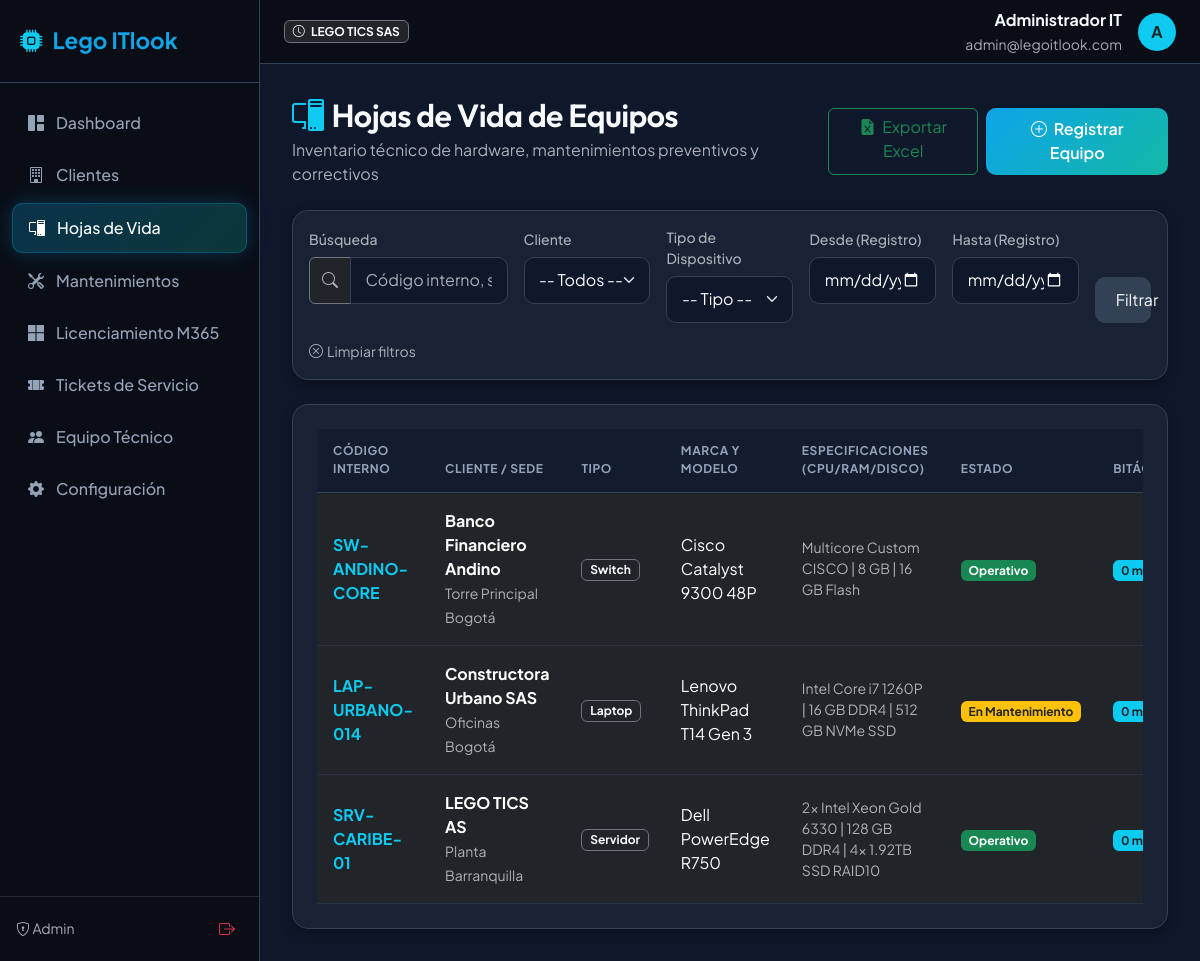
The app's page /assets/ (signed in), older data.
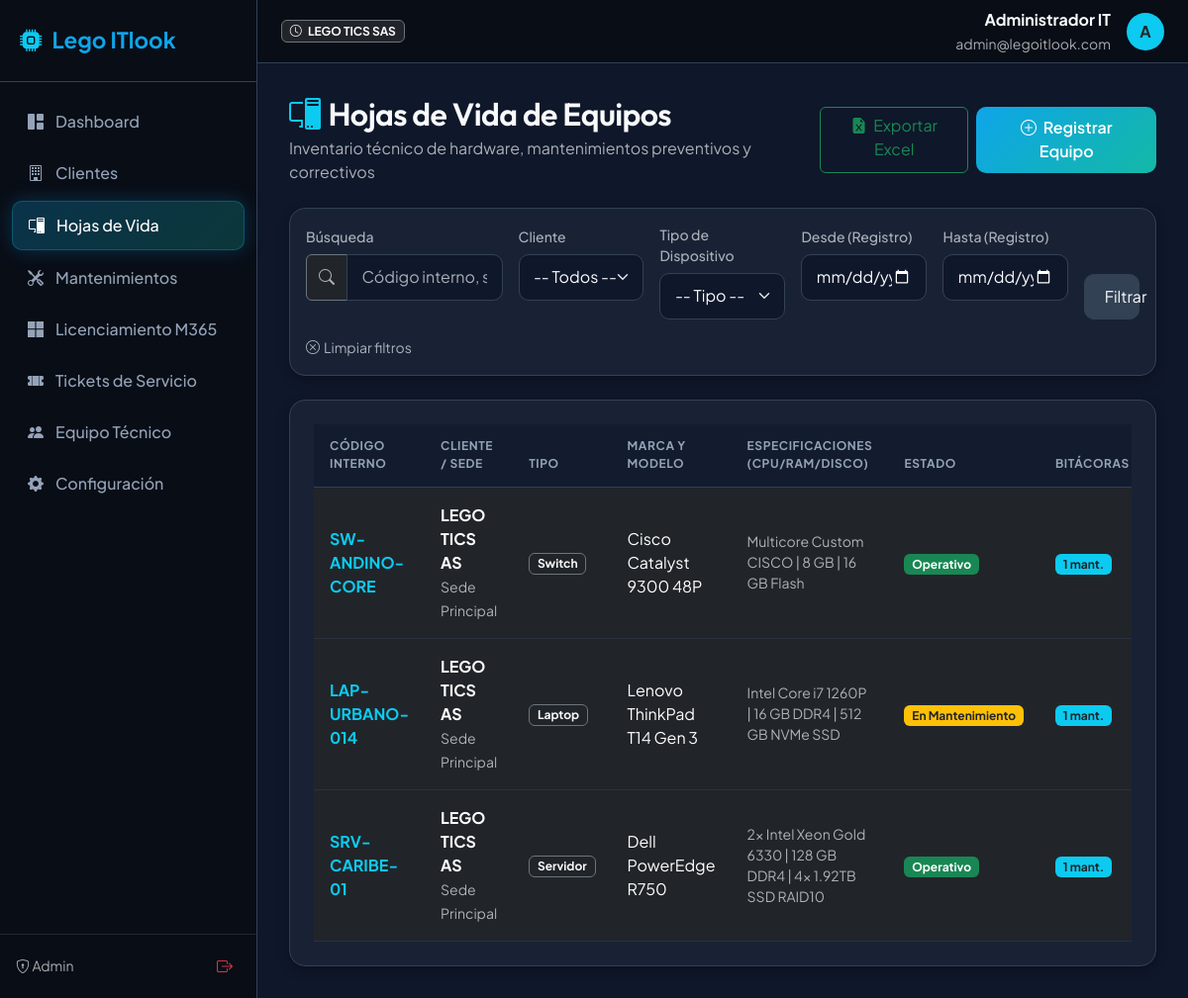
The same page, newer data.
### app/models/asset.py (models this page shows, shortened)
class Asset(db.Model):
    __tablename__ = 'assets'
    id = db.Column(db.Integer, primary_key=True)
    internal_code = db.Column(db.String(50), unique=True, nullable=False) # Código interno / Serial
    serial_number = db.Column(db.String(100), nullable=True)
    device_type = db.Column(db.String(50), nullable=False) # Servidor, PC, Laptop, Switch, Router, Impresora, Otro
    brand = db.Column(db.String(80), nullable=False)
    model = db.Column(db.String(100), nullable=False)
    cpu = db.Column(db.String(100), nullable=True)
    ram = db.Column(db.String(50), nullable=True)
    storage = db.Column(db.String(100), nullable=True)
    os_installed = db.Column(db.String(100), nullable=True)
    status = db.Column(db.String(30), default='Operativo', nullable=False) # Operativo, En Mantenimiento, Dado de baja
    client_id = db.Column(db.Integer, db.ForeignKey('clients.id'), nullable=False)
    location_id = db.Column(db.Integer, db.ForeignKey('locations.id'), nullable=True)
    notes = db.Column(db.Text, nullable=True)
    created_at = db.Column(db.DateTime, default=datetime.utcnow)
    maintenance_logs = db.relationship('MaintenanceLog', backref='asset', lazy=True, cascade='all, delete-orphan')
    tickets = db.relationship('Ticket', backref='asset', lazy=True)
    maintenance_items = db.relationship('MaintenanceEventItem', backref='asset', lazy=True)
    @property
    def maintenance_records(self):
        from app.models.maintenance import MaintenanceEvent
        items = [it for it in self.maintenance_items
                 if it.event and it.event.status == MaintenanceEvent.STATUS_DONE]
        return sorted(items, key=lambda it: it.event.finished_at or it.event.opened_at, reverse=True)

### app/models/client.py (models this page shows, shortened)
class Client(db.Model):
    __tablename__ = 'clients'
    id = db.Column(db.Integer, primary_key=True)
    company_name = db.Column(db.String(150), nullable=False) # Razón social
    tax_id = db.Column(db.String(50), unique=True, nullable=False) # NIT / Identificación tributaria
    contact_name = db.Column(db.String(120), nullable=False)
    contact_email = db.Column(db.String(120), nullable=False)
    contact_phone = db.Column(db.String(50), nullable=False)
    address = db.Column(db.String(255), nullable=True)
    is_active = db.Column(db.Boolean, default=True, nullable=False)
    created_at = db.Column(db.DateTime, default=datetime.utcnow)
    locations = db.relationship('Location', backref='client', lazy=True, cascade='all, delete-orphan')
    contacts = db.relationship('ClientContact', backref='client', lazy=True, cascade='all, delete-orphan')
    assets = db.relationship('Asset', backref='client', lazy=True, cascade='all, delete-orphan')
    licenses = db.relationship('MicrosoftLicense', backref='client', lazy=True, cascade='all, delete-orphan')
    tickets = db.relationship('Ticket', backref='client', lazy=True, cascade='all, delete-orphan')
    maintenance_events = db.relationship('MaintenanceEvent', backref='client', lazy=True, cascade='all, delete-orphan')

class Location(db.Model):
    __tablename__ = 'locations'
    id = db.Column(db.Integer, primary_key=True)
    client_id = db.Column(db.Integer, db.ForeignKey('clients.id'), nullable=False)
    name = db.Column(db.String(100), nullable=False) # Nombre Sede/Departamento
    address = db.Column(db.String(255), nullable=True)
    city = db.Column(db.String(100), nullable=True)
    contact_person = db.Column(db.String(120), nullable=True)
    contact_phone = db.Column(db.String(50), nullable=True)
    created_at = db.Column(db.DateTime, default=datetime.utcnow)
    assets = db.relationship('Asset', backref='location', lazy=True)
    tickets = db.relationship('Ticket', backref='location', lazy=True)

### app/routes/assets.py (the view, shortened to what this page needs)
@assets_bp.route('/')
@login_required
def index():
    query = request.args.get('q', '').strip()
    client_id = request.args.get('client_id', type=int)
    device_type = request.args.get('device_type', '').strip()
    status = request.args.get('status', '').strip()
    date_from_str = request.args.get('date_from', '').strip()
    date_to_str = request.args.get('date_to', '').strip()
    assets_query = Asset.query
    if client_id:
        assets_query = assets_query.filter_by(client_id=client_id)
    if device_type:
        assets_query = assets_query.filter_by(device_type=device_type)
    if status:
        assets_query = assets_query.filter_by(status=status)
    if date_from_str:
        try:
            date_from = datetime.strptime(date_from_str, '%Y-%m-%d')
            assets_query = assets_query.filter(Asset.created_at >= date_from)
        except (ValueError, TypeError):
            pass
    assets_list = assets_query.order_by(Asset.created_at.desc()).all()
    clients = Client.query.filter_by(is_active=True).order_by(Client.company_name.asc()).all()
    device_types = ['Servidor', 'PC Desktop', 'Laptop', 'Switch', 'Router', 'Firewall', 'Impresora', 'UPS', 'Otro']
    return render_template('assets/index.html',
                           assets=assets_list,
                           clients=clients,
                           device_types=device_types,
                           query=query,
                           client_id=client_id,
                           device_type=device_type,
                           status=status,
                           date_from=date_from_str,
                           date_to=date_to_str)

### app/models/user.py (called while the page is built)
    @property
    def is_admin(self):
        return self.role == 'admin'

### app/templates/assets/index.html (shortened to what the changed rows need)
{% extends "base.html" %}
{% block content %}
<div class="d-flex justify-content-between align-items-center mb-4">
  <div>
    <h2 class="mb-1"><i class="bi bi-pc-display text-info me-2"></i>Hojas de Vida de Equipos</h2>
  </div>
</div>
<div class="glass-card p-4">
  <div class="table-responsive">
    <table class="table table-custom">
      <thead>
        <tr>
          <th>Código Interno</th>
          <th>Cliente / Sede</th>
          <th>Tipo</th>
          <th>Marca y Modelo</th>
          <th>Especificaciones (CPU/RAM/Disco)</th>
          <th>Estado</th>
          <th>Bitácoras</th>
        </tr>
      </thead>
      <tbody>
        {% for a in assets %}
        <tr>
          <td class="fw-bold text-info">
            <a href="{{ url_for('assets.detail', asset_id=a.id) }}" class="text-info text-decoration-none">
              {{ a.internal_code }}
            </a>
          </td>
          <td>
            <div class="fw-bold text-white">{{ a.client.company_name }}</div>
            <small class="text-muted">{{ a.location.name if a.location else 'Sede Principal' }}</small>
          </td>
          <td><span class="badge bg-dark border border-secondary text-light">{{ a.device_type }}</span></td>
          <td>{{ a.brand }} {{ a.model }}</td>
          <td class="small text-muted">
            {{ a.cpu or 'N/A' }} | {{ a.ram or 'N/A' }} | {{ a.storage or 'N/A' }}
          </td>
          <td>
            <span class="badge {% if a.status == 'Operativo' %}bg-success{% elif a.status == 'En Mantenimiento' %}bg-warning text-dark{% else %}bg-danger{% endif %}">
              {{ a.status }}
            </span>
          </td>
          <td>
            <span class="badge bg-info text-dark fw-bold">{{ a.maintenance_records|length }} mant.</span>
          </td>
        </tr>
        {% endfor %}
      </tbody>
    </table>
  </div>
</div>
{% endblock %}

Row changes from the older to the newer data that the page shows:
changed Asset "SW-ANDINO-CORE": client.company_name "Banco Financiero Andino" → "LEGO TICS AS"; location "Torre Principal Bogotá" → "Sede Principal"; maintenance_records|length "0" → "1"
changed Asset "LAP-URBANO-014": client.company_name "Constructora Urbano SAS" → "LEGO TICS AS"; location "Oficinas Bogotá" → "Sede Principal"; maintenance_records|length "0" → "1"
changed Asset "SRV-CARIBE-01": location "Planta Barranquilla" → "Sede Principal"; maintenance_records|length "0" → "1"
